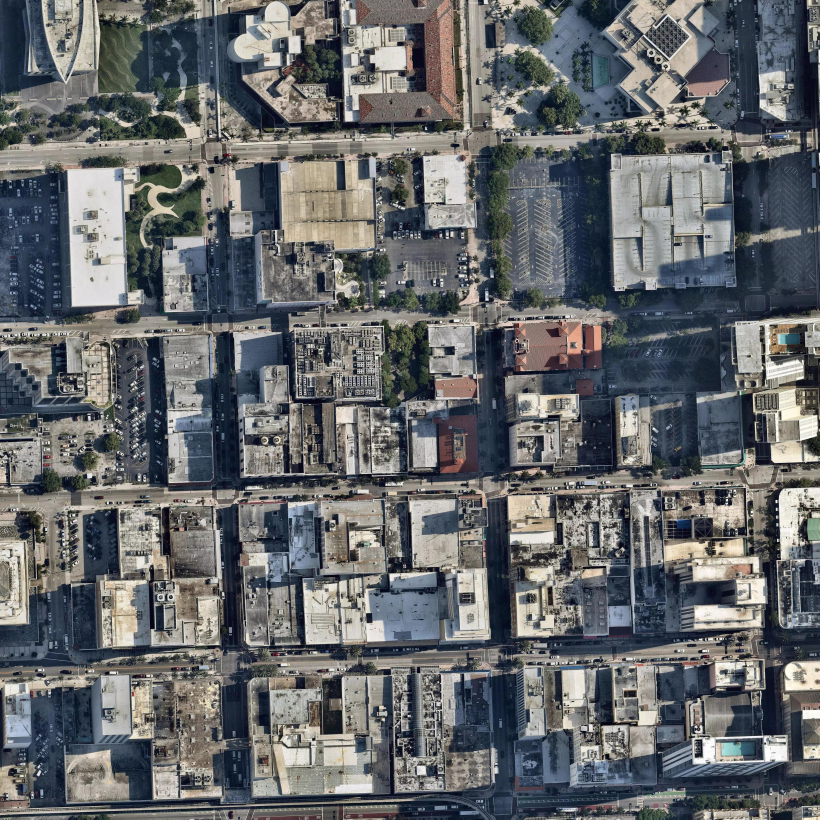
#> input picture dataset/sat0_0.jpg, 4096 x 4096 px (shown at 1/5 size)
$ python main.py ../../../dataset/sat0_0.jpg ../../../dataset/sat_0.jpg ../../../dataset/sat_0.jpg
#> lines starting #> are read from the running program, lines starting #| are printed output that depends on the picture
import os
import sys

sys.path.append(os.path.dirname(sys.path[0]))

import cv2
import json
import sys
import os
import numpy as np
from time import time, sleep
from roadstructure import LaneMap

import math
import pickle
import requests

LITE_RENDER = False

image = cv2.imread(sys.argv[1])
#> image is the input picture: shape (4096, 4096, 3); mean B, G, R 106.4, 104.3, 101.6

if len(sys.argv) > 4:
    b, g, r = np.copy(image[:, :, 0]), np.copy(image[:, :, 1]), np.copy(image[:, :, 2])
    image[:, :, 0] = r
    image[:, :, 1] = b
    image[:, :, 2] = g


margin = 128
margin_for_cnn = 512

image = np.pad(image, [[margin, margin], [margin, margin], [0, 0]], "constant")
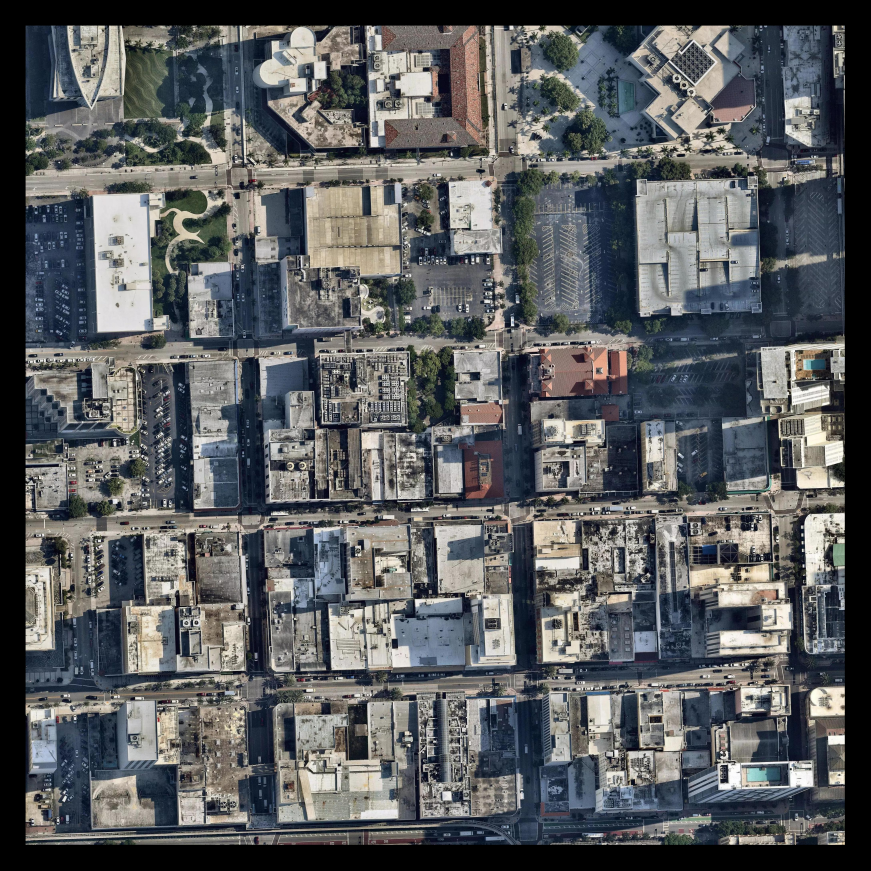
#> image: shape (4352, 4352, 3) (shown at 1/5 size); mean B, G, R 94.3, 92.4, 90
image = image  # // 4 * 3
image_for_cnn = np.pad(
    image,
    [
        [margin_for_cnn - margin, margin_for_cnn - margin],
        [margin_for_cnn - margin, margin_for_cnn - margin],
        [0, 0],
    ],
    "constant",
)
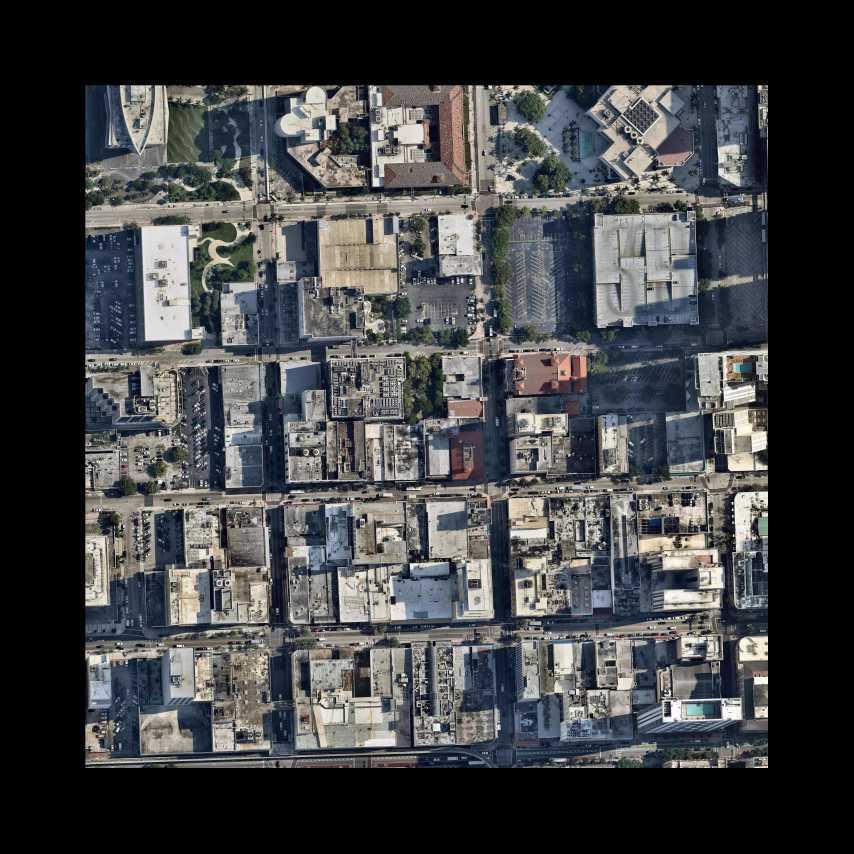
#> image_for_cnn: shape (5120, 5120, 3) (shown at 1/6 size); mean B, G, R 68.1, 66.8, 65

dim = np.shape(image)
#> dim = (4352, 4352, 3)
imageDim = dim
#> imageDim = (4352, 4352, 3)
# windowsize = [1800,960]
# windowsize = [1560,900]
# windowsize = [1440,800]
windowsize = [1440, 1200]
pos = [0, 0]
frame = image[pos[1] : pos[1] + windowsize[1], pos[0] : pos[0] + windowsize[0], :]
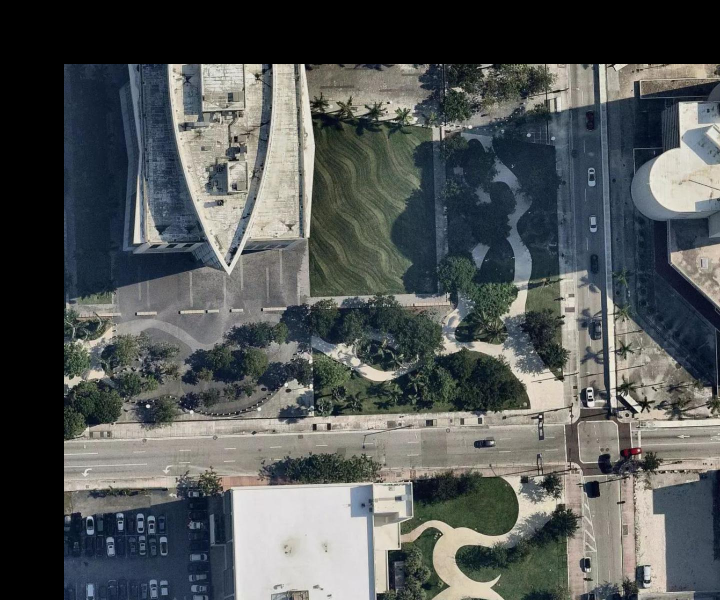
#> frame: shape (1200, 1440, 3) (shown at 1/2 size); mean B, G, R 84.9, 85.4, 81.4
minimap = cv2.resize(image, (256, 256))
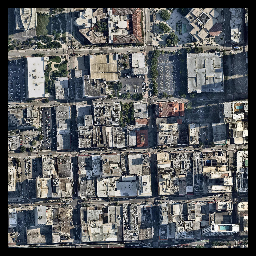
#> minimap: shape (256, 256, 3); mean B, G, R 93.8, 91.9, 89.5
renderTime = 0

vis_switch_no_direction = False
vis_switch_no_arrow = False
vis_switch_no_minimap = False
vis_switch_no_diff_way_and_link = False
vis_switch_no_vertices = False
vis_switch_no_way = False
vis_switch_no_link = False


if len(sys.argv) > 2:
    annotation = sys.argv[2]
else:
    if ".jpg" in sys.argv[1]:
        annotation = sys.argv[1].replace(".jpg", "_label.p")
    else:
        annotation = sys.argv[1].replace(".png", "_label.p")

if os.path.exists(annotation):
#> (the run stopped early here; a loop or call above may not have finished)

$ run again, on dataset/sat_1.jpg
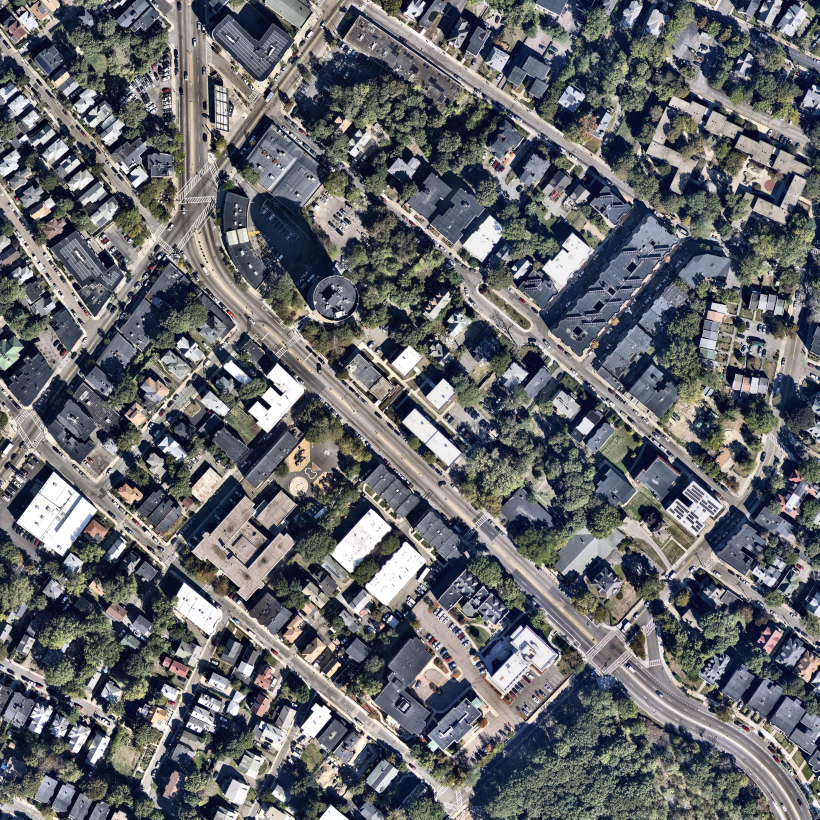
#> input picture dataset/sat_1.jpg, 4096 x 4096 px (shown at 1/5 size)
#> image is the input picture: shape (4096, 4096, 3); mean B, G, R 107.8, 103.9, 102.2
#> image: shape (4352, 4352, 3)
#> `frame = image[pos[1] : pos[1] + windowsize[1], pos[0] : pos[0] + windo..`:
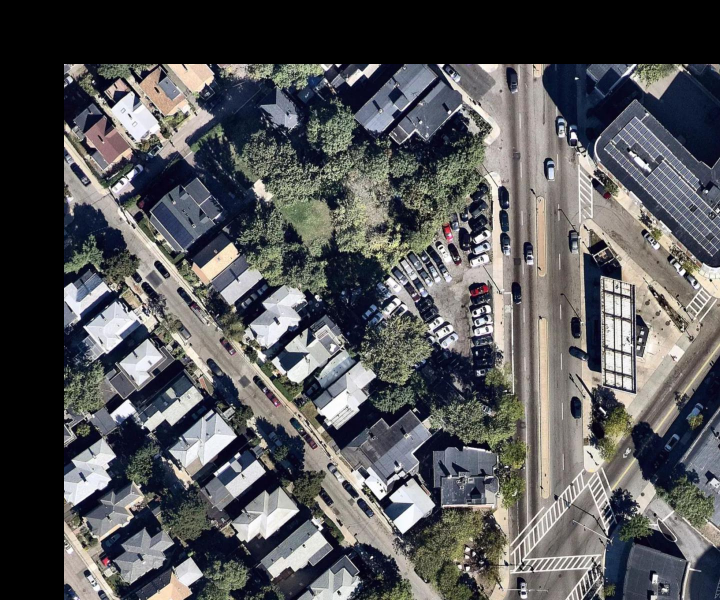
#> frame: shape (1200, 1440, 3) (shown at 1/2 size); mean B, G, R 87.3, 85.5, 85.2
#> `minimap = cv2.resize(image, (256, 256))`:
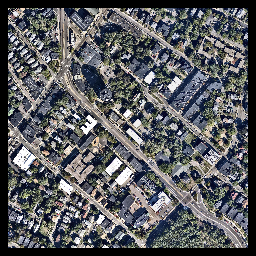
#> minimap: shape (256, 256, 3); mean B, G, R 94.7, 91.2, 89.7

$ run again, on dataset/sat_10.jpg
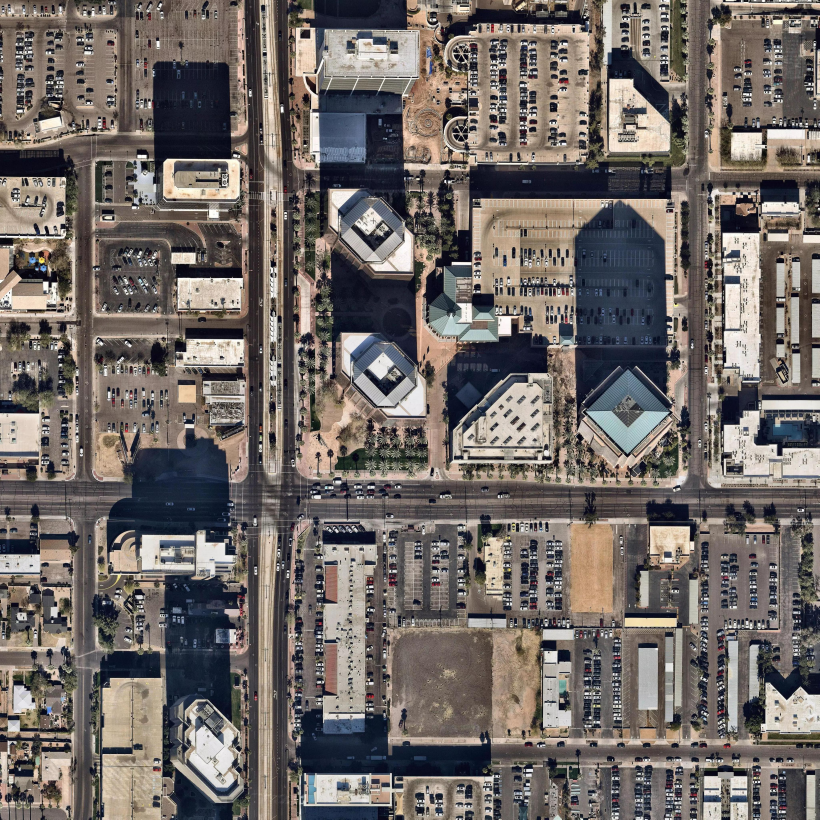
#> input picture dataset/sat_10.jpg, 4096 x 4096 px (shown at 1/5 size)
#> image is the input picture: shape (4096, 4096, 3); mean B, G, R 101.5, 105.1, 112.1
#> image: shape (4352, 4352, 3)
#> `frame = image[pos[1] : pos[1] + windowsize[1], pos[0] : pos[0] + windo..`:
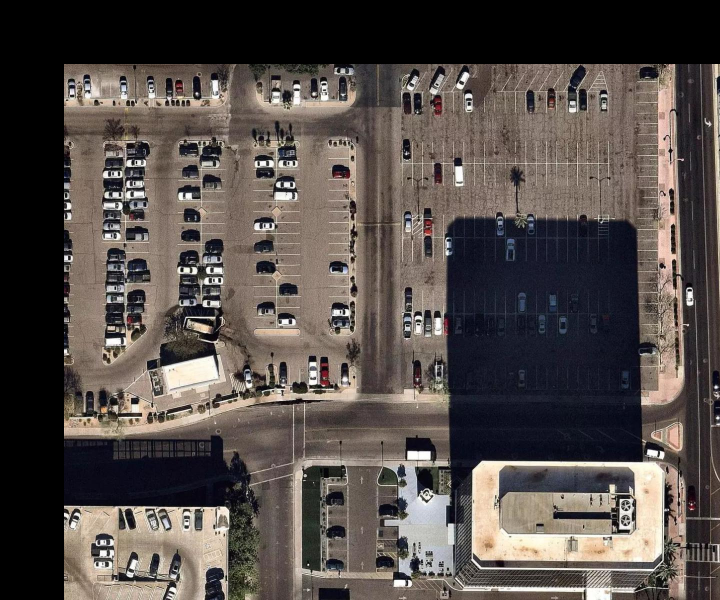
#> frame: shape (1200, 1440, 3) (shown at 1/2 size); mean B, G, R 73.3, 77, 84.6
#> `minimap = cv2.resize(image, (256, 256))`:
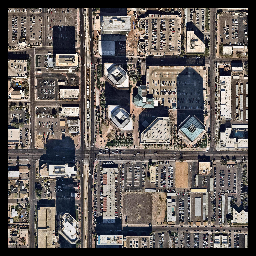
#> minimap: shape (256, 256, 3); mean B, G, R 89.5, 92.7, 98.9

$ run again, on dataset/sat_12.jpg
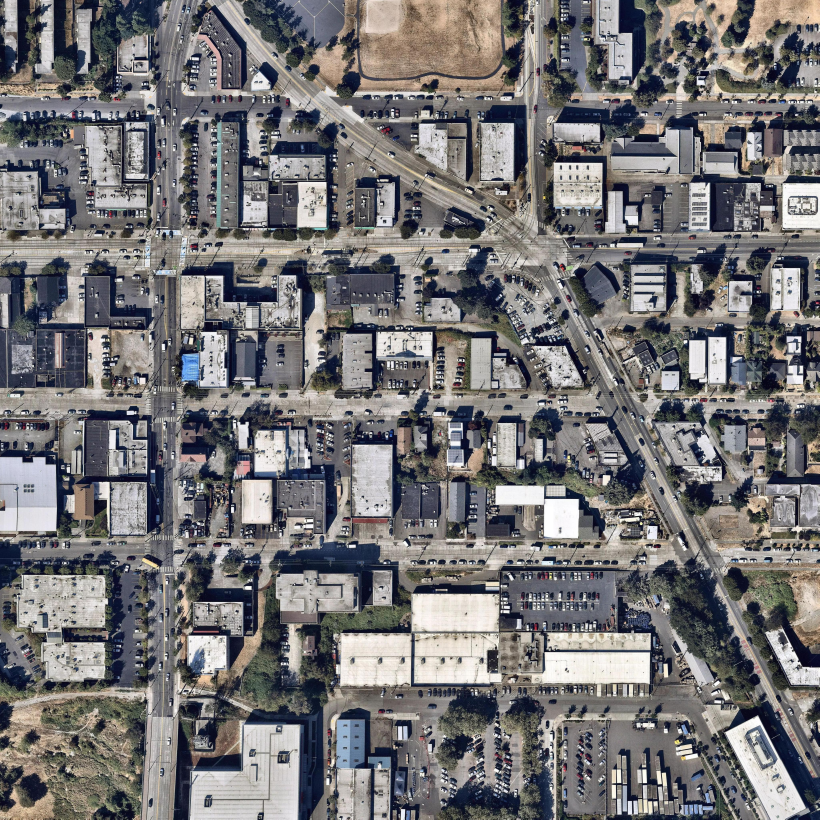
#> input picture dataset/sat_12.jpg, 4096 x 4096 px (shown at 1/5 size)
#> image is the input picture: shape (4096, 4096, 3); mean B, G, R 117.1, 115.5, 117
#> image: shape (4352, 4352, 3)
#> `frame = image[pos[1] : pos[1] + windowsize[1], pos[0] : pos[0] + windo..`:
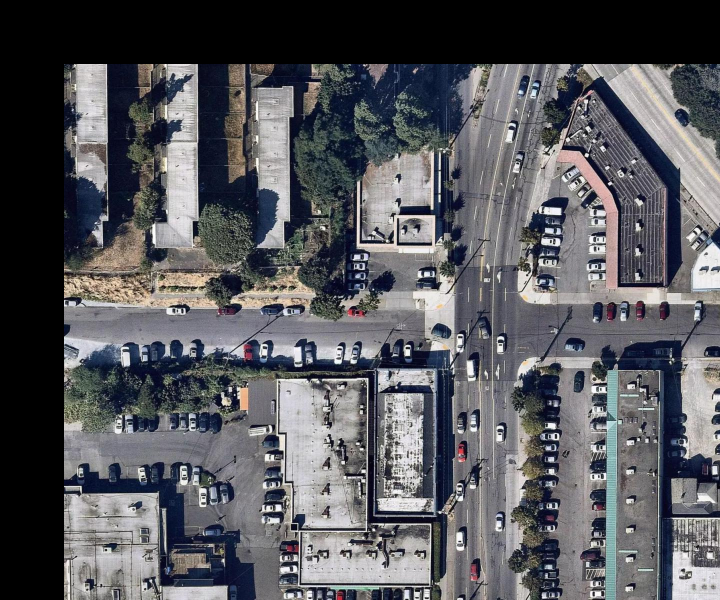
#> frame: shape (1200, 1440, 3) (shown at 1/2 size); mean B, G, R 92.8, 88.1, 87.5
#> `minimap = cv2.resize(image, (256, 256))`:
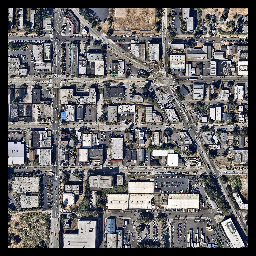
#> minimap: shape (256, 256, 3); mean B, G, R 103.2, 101.7, 103
